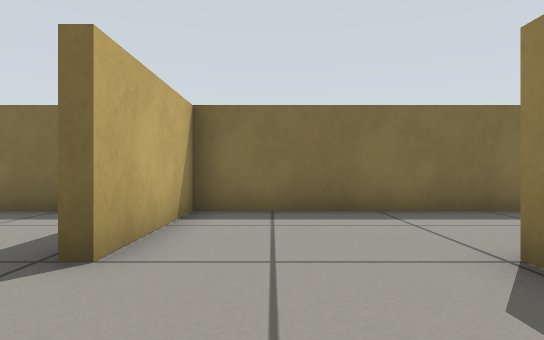
view 1 (above)

12 first-person views from a walk through a world built for the Gazebo simulator. The camera is 0.39 m above the floor, looks level and sees 75° across. The floor is counted in squares, 0.5 m on a side. Each view is taken from the middle of a square. On the plan, view 1 faces up. The plan holds only what a view shows up to about 11 squares ahead; the rest is blank.

view 2
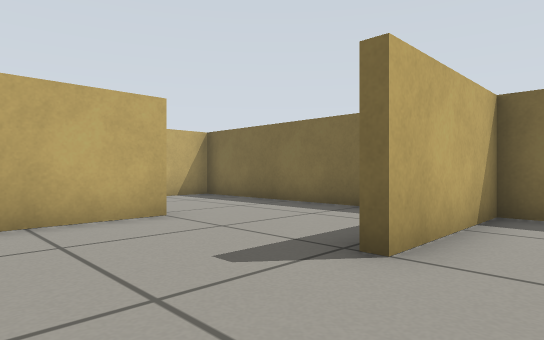

view 3
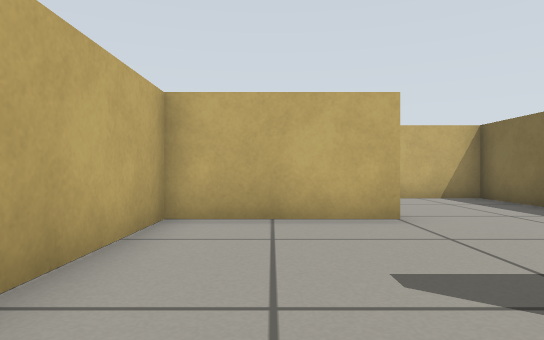

view 4
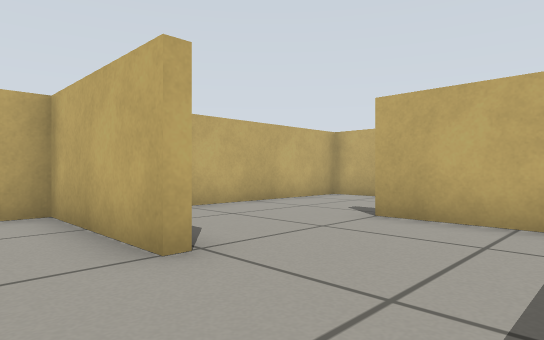

view 5
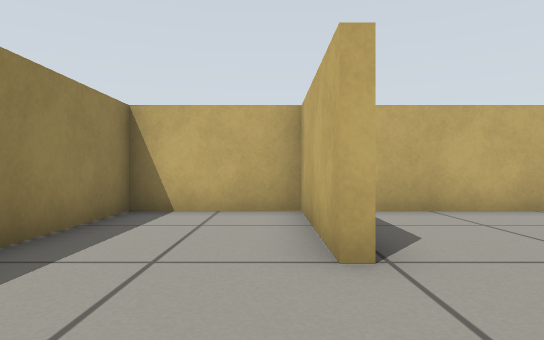

view 6
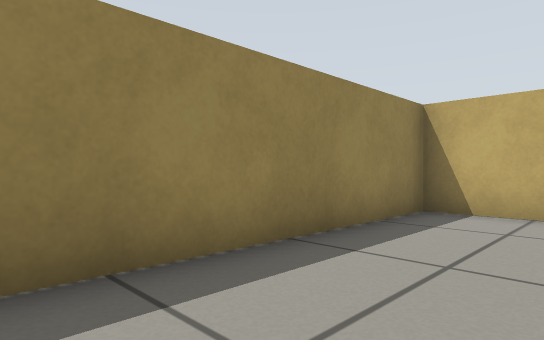

view 7
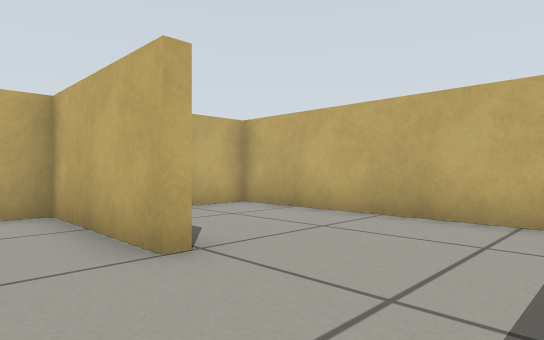

view 8
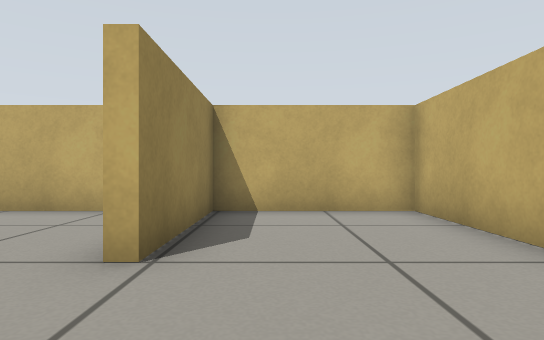

view 9
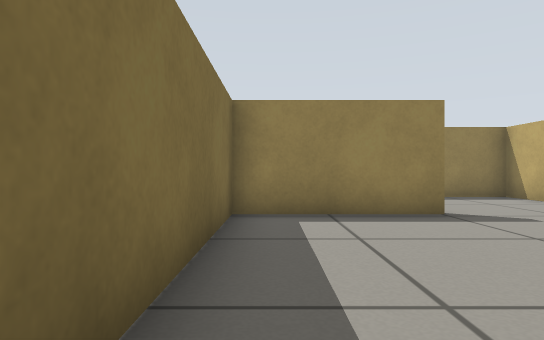

view 10
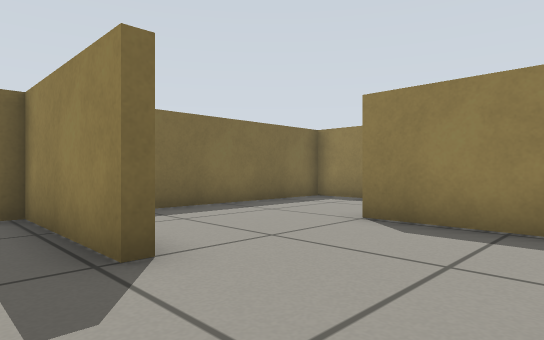

view 11
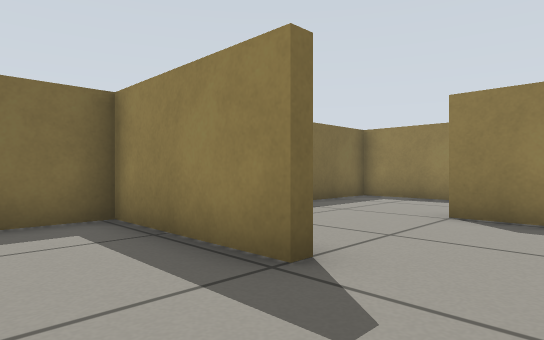

view 12
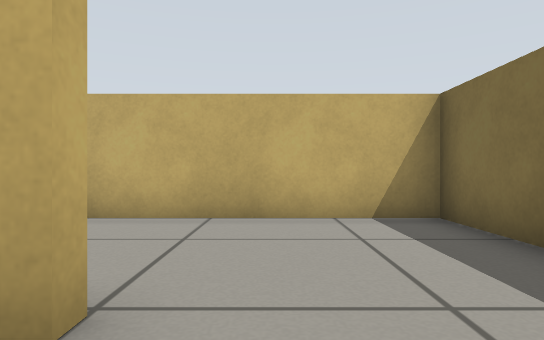

### Floor plan
Points are (right, up) in squares from view 1. A wall is a line through its corners. A room is listed if a view was taken in it or the views show most of it. See-through windows are left out.
Room 1 (views 1, 2, 3, 4, 5, 6, 7, 8, 9, 10, 11, 12)
walls: (-1.8, 2.9) (-1.8, 6.7) (-9.7, 6.7) (-9.7, -0.7) (-5.9, -0.7) (-5.9, 3) (-5.6, 3) (-5.6, -0.7) (2.1, -0.7) (2.1, 3.1); (2.4, 3.1) (2.4, -0.7) (5.7, -0.7) (5.7, 6.7) (-1.5, 6.7) (-1.5, 2.9)

Positions as (right, up) in squares from view 1, and headings:
1: (0, 0), facing up
2: (0, 0), facing up-left
3: (0, 1), facing left
4: (4, 6), facing down-left
5: (3, 6), facing down
6: (3, 6), facing down-right
7: (-4, 6), facing down-left
8: (-7, 6), facing down
9: (-8, 6), facing right
10: (-3, 0), facing up-right
11: (-4, 1), facing up-right
12: (-4, 4), facing left
